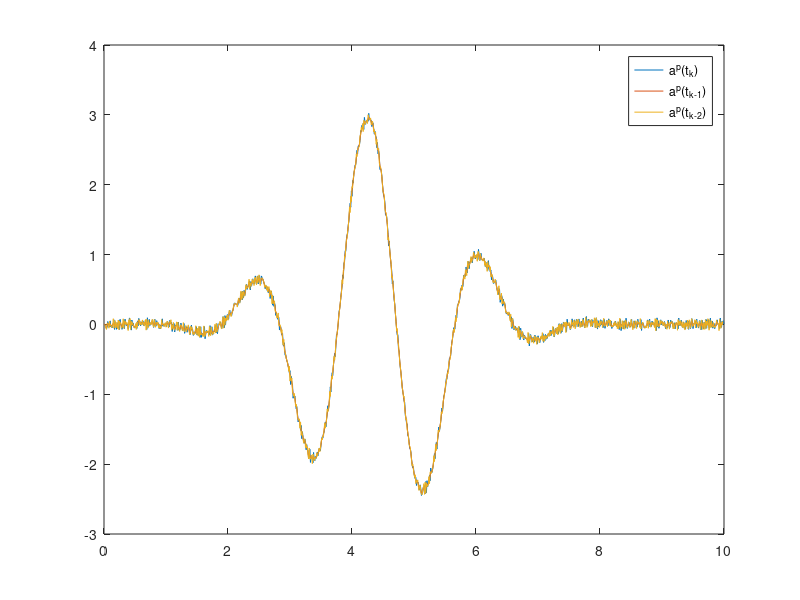

Write MATLAB code to recreate this figure.
dv=load('task2_accel.txt');
N=1000;
f=100;
dt=2*1/f;

for tk=2:N
    a1(tk)=(3*dv(tk)-dv(tk-1))/dt;
    a2(tk-1)=(dv(tk-1)+dv(tk))/dt;
end
for tk=3:N
    a3(tk-2)=(3*dv(tk-1)-dv(tk))/dt;
end
t=0:1/f:N/f;
plot(t(2:end),a1)
hold on;
plot(t(2:end-1),a2)
plot(t(2:end-2),a3)
legend('a^p(t_k)','a^p(t_k_-_1)','a^p(t_k_-_2)')